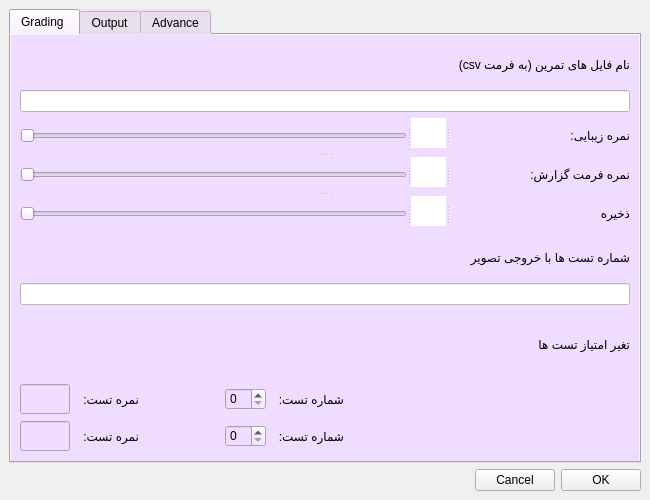
<?xml version="1.0" encoding="UTF-8"?>
<ui version="4.0">
 <class>MainWindow</class>
 <widget class="QMainWindow" name="MainWindow">
  <property name="geometry">
   <rect>
    <x>0</x>
    <y>0</y>
    <width>650</width>
    <height>500</height>
   </rect>
  </property>
  <property name="minimumSize">
   <size>
    <width>650</width>
    <height>500</height>
   </size>
  </property>
  <property name="maximumSize">
   <size>
    <width>900</width>
    <height>700</height>
   </size>
  </property>
  <property name="windowTitle">
   <string>Setting</string>
  </property>
  <property name="windowIcon">
   <iconset>
    <normaloff>icon_2.jpg</normaloff>icon_2.jpg</iconset>
  </property>
  <widget class="QWidget" name="centralwidget">
   <layout class="QVBoxLayout" name="verticalLayout_4">
    <item>
     <widget class="QTabWidget" name="tabWidget">
      <property name="accessibleName">
       <string/>
      </property>
      <property name="styleSheet">
       <string notr="true">background-color: rgb(240, 220, 255);</string>
      </property>
      <property name="currentIndex">
       <number>0</number>
      </property>
      <widget class="QWidget" name="grading_tab">
       <attribute name="title">
        <string>Grading </string>
       </attribute>
       <layout class="QHBoxLayout" name="horizontalLayout_6">
        <item>
         <layout class="QVBoxLayout" name="verticalLayout">
          <item>
           <layout class="QVBoxLayout" name="verticalLayout_7">
            <item>
             <widget class="QLabel" name="label_2">
              <property name="layoutDirection">
               <enum>Qt::RightToLeft</enum>
              </property>
              <property name="text">
               <string>نام فایل های تمرین (به فرمت csv)</string>
              </property>
             </widget>
            </item>
            <item>
             <widget class="QLineEdit" name="gs_file_names_lineEdit">
              <property name="styleSheet">
               <string notr="true">background-color: rgb(255, 255, 255);</string>
              </property>
             </widget>
            </item>
           </layout>
          </item>
          <item>
           <widget class="QSplitter" name="splitter_6">
            <property name="orientation">
             <enum>Qt::Vertical</enum>
            </property>
            <widget class="QSplitter" name="gs_beauty_splitter">
             <property name="orientation">
              <enum>Qt::Horizontal</enum>
             </property>
             <widget class="QSlider" name="gs_beauty_hSlider">
              <property name="minimumSize">
               <size>
                <width>300</width>
                <height>35</height>
               </size>
              </property>
              <property name="maximumSize">
               <size>
                <width>550</width>
                <height>35</height>
               </size>
              </property>
              <property name="orientation">
               <enum>Qt::Horizontal</enum>
              </property>
             </widget>
             <widget class="QLabel" name="gs_beauty_label2">
              <property name="minimumSize">
               <size>
                <width>35</width>
                <height>30</height>
               </size>
              </property>
              <property name="maximumSize">
               <size>
                <width>35</width>
                <height>30</height>
               </size>
              </property>
              <property name="styleSheet">
               <string notr="true">background-color: rgb(255, 255, 255);</string>
              </property>
              <property name="text">
               <string/>
              </property>
             </widget>
             <widget class="QLabel" name="gs_beauty_label1">
              <property name="minimumSize">
               <size>
                <width>140</width>
                <height>35</height>
               </size>
              </property>
              <property name="maximumSize">
               <size>
                <width>180</width>
                <height>35</height>
               </size>
              </property>
              <property name="text">
               <string>نمره زیبایی: </string>
              </property>
             </widget>
            </widget>
            <widget class="QSplitter" name="gs_report_splitter">
             <property name="orientation">
              <enum>Qt::Horizontal</enum>
             </property>
             <widget class="QSlider" name="gs_report_hSlider">
              <property name="minimumSize">
               <size>
                <width>300</width>
                <height>35</height>
               </size>
              </property>
              <property name="maximumSize">
               <size>
                <width>550</width>
                <height>35</height>
               </size>
              </property>
              <property name="orientation">
               <enum>Qt::Horizontal</enum>
              </property>
             </widget>
             <widget class="QLabel" name="gs_report_label2">
              <property name="minimumSize">
               <size>
                <width>35</width>
                <height>30</height>
               </size>
              </property>
              <property name="maximumSize">
               <size>
                <width>35</width>
                <height>30</height>
               </size>
              </property>
              <property name="styleSheet">
               <string notr="true">background-color: rgb(255, 255, 255);</string>
              </property>
              <property name="text">
               <string/>
              </property>
             </widget>
             <widget class="QLabel" name="gs_report_label1">
              <property name="minimumSize">
               <size>
                <width>140</width>
                <height>35</height>
               </size>
              </property>
              <property name="maximumSize">
               <size>
                <width>180</width>
                <height>35</height>
               </size>
              </property>
              <property name="text">
               <string>نمره فرمت گزارش:</string>
              </property>
             </widget>
            </widget>
            <widget class="QSplitter" name="gs_splitter">
             <property name="orientation">
              <enum>Qt::Horizontal</enum>
             </property>
             <widget class="QSlider" name="gs_hSlider">
              <property name="minimumSize">
               <size>
                <width>300</width>
                <height>35</height>
               </size>
              </property>
              <property name="maximumSize">
               <size>
                <width>550</width>
                <height>35</height>
               </size>
              </property>
              <property name="orientation">
               <enum>Qt::Horizontal</enum>
              </property>
             </widget>
             <widget class="QLabel" name="gs_label2">
              <property name="minimumSize">
               <size>
                <width>35</width>
                <height>30</height>
               </size>
              </property>
              <property name="maximumSize">
               <size>
                <width>35</width>
                <height>30</height>
               </size>
              </property>
              <property name="styleSheet">
               <string notr="true">background-color: rgb(255, 255, 255);</string>
              </property>
              <property name="text">
               <string/>
              </property>
             </widget>
             <widget class="QLabel" name="gs_label1">
              <property name="minimumSize">
               <size>
                <width>140</width>
                <height>35</height>
               </size>
              </property>
              <property name="maximumSize">
               <size>
                <width>180</width>
                <height>35</height>
               </size>
              </property>
              <property name="text">
               <string>ذخیره</string>
              </property>
             </widget>
            </widget>
           </widget>
          </item>
          <item>
           <layout class="QVBoxLayout" name="verticalLayout_6">
            <item>
             <widget class="QLabel" name="label_3">
              <property name="layoutDirection">
               <enum>Qt::RightToLeft</enum>
              </property>
              <property name="text">
               <string>شماره تست ها با خروجی تصویر</string>
              </property>
             </widget>
            </item>
            <item>
             <widget class="QLineEdit" name="gs_img_output_lineEdit">
              <property name="styleSheet">
               <string notr="true">background-color: rgb(255, 255, 255);</string>
              </property>
             </widget>
            </item>
           </layout>
          </item>
          <item>
           <layout class="QHBoxLayout" name="horizontalLayout_5">
            <item>
             <spacer name="horizontalSpacer_5">
              <property name="orientation">
               <enum>Qt::Horizontal</enum>
              </property>
              <property name="sizeHint" stdset="0">
               <size>
                <width>40</width>
                <height>20</height>
               </size>
              </property>
             </spacer>
            </item>
            <item>
             <widget class="QLabel" name="label_4">
              <property name="text">
               <string>تغیر امتیاز تست ها</string>
              </property>
             </widget>
            </item>
           </layout>
          </item>
          <item>
           <layout class="QHBoxLayout" name="horizontalLayout_4">
            <item>
             <layout class="QVBoxLayout" name="verticalLayout_3">
              <item>
               <layout class="QHBoxLayout" name="horizontalLayout_2">
                <item>
                 <widget class="QLineEdit" name="gs_test_1_lineEdit">
                  <property name="minimumSize">
                   <size>
                    <width>50</width>
                    <height>30</height>
                   </size>
                  </property>
                  <property name="maximumSize">
                   <size>
                    <width>50</width>
                    <height>30</height>
                   </size>
                  </property>
                 </widget>
                </item>
                <item>
                 <widget class="QLabel" name="label_11">
                  <property name="text">
                   <string>نمره تست:  </string>
                  </property>
                 </widget>
                </item>
                <item>
                 <spacer name="horizontalSpacer_2">
                  <property name="orientation">
                   <enum>Qt::Horizontal</enum>
                  </property>
                  <property name="sizeHint" stdset="0">
                   <size>
                    <width>80</width>
                    <height>20</height>
                   </size>
                  </property>
                 </spacer>
                </item>
                <item>
                 <widget class="QSpinBox" name="gs_test_1_spinBox"/>
                </item>
                <item>
                 <widget class="QLabel" name="label_9">
                  <property name="text">
                   <string>شماره تست:  </string>
                  </property>
                 </widget>
                </item>
               </layout>
              </item>
              <item>
               <layout class="QHBoxLayout" name="horizontalLayout">
                <item>
                 <widget class="QLineEdit" name="gs_test_2_lineEdit">
                  <property name="minimumSize">
                   <size>
                    <width>50</width>
                    <height>30</height>
                   </size>
                  </property>
                  <property name="maximumSize">
                   <size>
                    <width>50</width>
                    <height>30</height>
                   </size>
                  </property>
                 </widget>
                </item>
                <item>
                 <widget class="QLabel" name="label_12">
                  <property name="text">
                   <string>نمره تست:  </string>
                  </property>
                 </widget>
                </item>
                <item>
                 <spacer name="horizontalSpacer">
                  <property name="orientation">
                   <enum>Qt::Horizontal</enum>
                  </property>
                  <property name="sizeHint" stdset="0">
                   <size>
                    <width>80</width>
                    <height>20</height>
                   </size>
                  </property>
                 </spacer>
                </item>
                <item>
                 <widget class="QSpinBox" name="gs_test_2_spinBox"/>
                </item>
                <item>
                 <widget class="QLabel" name="label_10">
                  <property name="text">
                   <string>شماره تست:  </string>
                  </property>
                 </widget>
                </item>
               </layout>
              </item>
             </layout>
            </item>
            <item>
             <spacer name="horizontalSpacer_4">
              <property name="orientation">
               <enum>Qt::Horizontal</enum>
              </property>
              <property name="sizeHint" stdset="0">
               <size>
                <width>20</width>
                <height>20</height>
               </size>
              </property>
             </spacer>
            </item>
           </layout>
          </item>
         </layout>
        </item>
       </layout>
      </widget>
      <widget class="QWidget" name="output_tab">
       <attribute name="title">
        <string>Output</string>
       </attribute>
       <layout class="QHBoxLayout" name="horizontalLayout_7">
        <item>
         <layout class="QVBoxLayout" name="verticalLayout_2">
          <item>
           <widget class="QSplitter" name="splitter">
            <property name="orientation">
             <enum>Qt::Horizontal</enum>
            </property>
            <widget class="QCheckBox" name="os_excel_checkBox">
             <property name="text">
              <string>Excel</string>
             </property>
            </widget>
            <widget class="QCheckBox" name="os_pdf_checkBox">
             <property name="text">
              <string>PDF</string>
             </property>
            </widget>
            <widget class="QLabel" name="label">
             <property name="text">
              <string>خروجی فایل:</string>
             </property>
            </widget>
           </widget>
          </item>
          <item>
           <layout class="QVBoxLayout" name="verticalLayout_5">
            <item>
             <layout class="QHBoxLayout" name="horizontalLayout_8">
              <item>
               <widget class="QRadioButton" name="os_pyDocker_radioButton">
                <property name="text">
                 <string>Docker</string>
                </property>
               </widget>
              </item>
              <item>
               <widget class="QRadioButton" name="os_pyDefault_radioButton">
                <property name="text">
                 <string>System Default</string>
                </property>
               </widget>
              </item>
              <item>
               <widget class="QLabel" name="label_7">
                <property name="text">
                 <string>نحوه ی اجرای کد پایتون:</string>
                </property>
               </widget>
              </item>
             </layout>
            </item>
           </layout>
          </item>
          <item>
           <widget class="QCheckBox" name="os_grade_checkBox">
            <property name="minimumSize">
             <size>
              <width>0</width>
              <height>50</height>
             </size>
            </property>
            <property name="layoutDirection">
             <enum>Qt::RightToLeft</enum>
            </property>
            <property name="text">
             <string>خروجی نمره خام</string>
            </property>
           </widget>
          </item>
          <item>
           <widget class="QCheckBox" name="os_mos_checkBox">
            <property name="minimumSize">
             <size>
              <width>0</width>
              <height>50</height>
             </size>
            </property>
            <property name="layoutDirection">
             <enum>Qt::RightToLeft</enum>
            </property>
            <property name="text">
             <string>MOS خروجی</string>
            </property>
           </widget>
          </item>
          <item>
           <widget class="QCheckBox" name="os_mos_grade_checkBox">
            <property name="minimumSize">
             <size>
              <width>0</width>
              <height>50</height>
             </size>
            </property>
            <property name="layoutDirection">
             <enum>Qt::RightToLeft</enum>
            </property>
            <property name="text">
             <string>MOS خروجی نمره با اعمال تاثیر</string>
            </property>
           </widget>
          </item>
          <item>
           <widget class="QSplitter" name="splitter_2">
            <property name="orientation">
             <enum>Qt::Horizontal</enum>
            </property>
            <widget class="QSlider" name="os_cheat_hSlider">
             <property name="minimumSize">
              <size>
               <width>300</width>
               <height>35</height>
              </size>
             </property>
             <property name="maximumSize">
              <size>
               <width>550</width>
               <height>35</height>
              </size>
             </property>
             <property name="orientation">
              <enum>Qt::Horizontal</enum>
             </property>
            </widget>
            <widget class="QLabel" name="os_cheat_label">
             <property name="minimumSize">
              <size>
               <width>40</width>
               <height>40</height>
              </size>
             </property>
             <property name="maximumSize">
              <size>
               <width>40</width>
               <height>40</height>
              </size>
             </property>
             <property name="styleSheet">
              <string notr="true">background-color: rgb(255, 255, 255);</string>
             </property>
             <property name="text">
              <string/>
             </property>
            </widget>
            <widget class="QLabel" name="label_6">
             <property name="minimumSize">
              <size>
               <width>130</width>
               <height>0</height>
              </size>
             </property>
             <property name="maximumSize">
              <size>
               <width>150</width>
               <height>16777215</height>
              </size>
             </property>
             <property name="text">
              <string>حد درصد شباهت:</string>
             </property>
            </widget>
           </widget>
          </item>
         </layout>
        </item>
       </layout>
      </widget>
      <widget class="QWidget" name="advance_tab">
       <attribute name="title">
        <string>Advance</string>
       </attribute>
       <layout class="QVBoxLayout" name="verticalLayout_8">
        <item>
         <widget class="QLabel" name="label_5">
          <property name="text">
           <string>کلید واژه ی build موفقیت آمیز</string>
          </property>
         </widget>
        </item>
        <item>
         <widget class="QLineEdit" name="adv_bulid_lineEdit">
          <property name="styleSheet">
           <string notr="true">background-color: rgb(255, 255, 255);</string>
          </property>
          <property name="text">
           <string>Successfully built</string>
          </property>
         </widget>
        </item>
        <item>
         <spacer name="verticalSpacer">
          <property name="orientation">
           <enum>Qt::Vertical</enum>
          </property>
          <property name="sizeHint" stdset="0">
           <size>
            <width>20</width>
            <height>32</height>
           </size>
          </property>
         </spacer>
        </item>
        <item>
         <widget class="QLabel" name="label_8">
          <property name="text">
           <string>کلید واژه ی صحت تست در cpp </string>
          </property>
         </widget>
        </item>
        <item>
         <widget class="QLineEdit" name="adv_cppTest_lineEdit">
          <property name="styleSheet">
           <string notr="true">background-color: rgb(255, 255, 255);</string>
          </property>
          <property name="text">
           <string>&lt;&lt;&lt;success&gt;&gt;&gt;</string>
          </property>
         </widget>
        </item>
        <item>
         <spacer name="verticalSpacer_2">
          <property name="orientation">
           <enum>Qt::Vertical</enum>
          </property>
          <property name="sizeHint" stdset="0">
           <size>
            <width>20</width>
            <height>32</height>
           </size>
          </property>
         </spacer>
        </item>
        <item>
         <widget class="QLabel" name="label_13">
          <property name="text">
           <string>کلید واژه ی عدم صحت تست در python</string>
          </property>
         </widget>
        </item>
        <item>
         <widget class="QLineEdit" name="adv_pyTest_lineEdit">
          <property name="styleSheet">
           <string notr="true">background-color: rgb(255, 255, 255);</string>
          </property>
          <property name="text">
           <string>Failure</string>
          </property>
         </widget>
        </item>
        <item>
         <spacer name="verticalSpacer_3">
          <property name="orientation">
           <enum>Qt::Vertical</enum>
          </property>
          <property name="sizeHint" stdset="0">
           <size>
            <width>20</width>
            <height>32</height>
           </size>
          </property>
         </spacer>
        </item>
        <item>
         <widget class="QLabel" name="label_14">
          <property name="text">
           <string>کلید واژه ی کسر نمره در هر تست</string>
          </property>
         </widget>
        </item>
        <item>
         <widget class="QLineEdit" name="adv_minus_lineEdit">
          <property name="styleSheet">
           <string notr="true">background-color: rgb(255, 255, 255);</string>
          </property>
          <property name="text">
           <string>minus</string>
          </property>
         </widget>
        </item>
       </layout>
      </widget>
     </widget>
    </item>
    <item>
     <layout class="QHBoxLayout" name="horizontalLayout_3">
      <item>
       <spacer name="horizontalSpacer_3">
        <property name="orientation">
         <enum>Qt::Horizontal</enum>
        </property>
        <property name="sizeHint" stdset="0">
         <size>
          <width>40</width>
          <height>20</height>
         </size>
        </property>
       </spacer>
      </item>
      <item>
       <widget class="QPushButton" name="cancel_Button">
        <property name="text">
         <string>Cancel</string>
        </property>
       </widget>
      </item>
      <item>
       <widget class="QPushButton" name="ok_Button">
        <property name="text">
         <string>OK</string>
        </property>
       </widget>
      </item>
     </layout>
    </item>
   </layout>
  </widget>
 </widget>
 <resources/>
 <connections/>
</ui>
